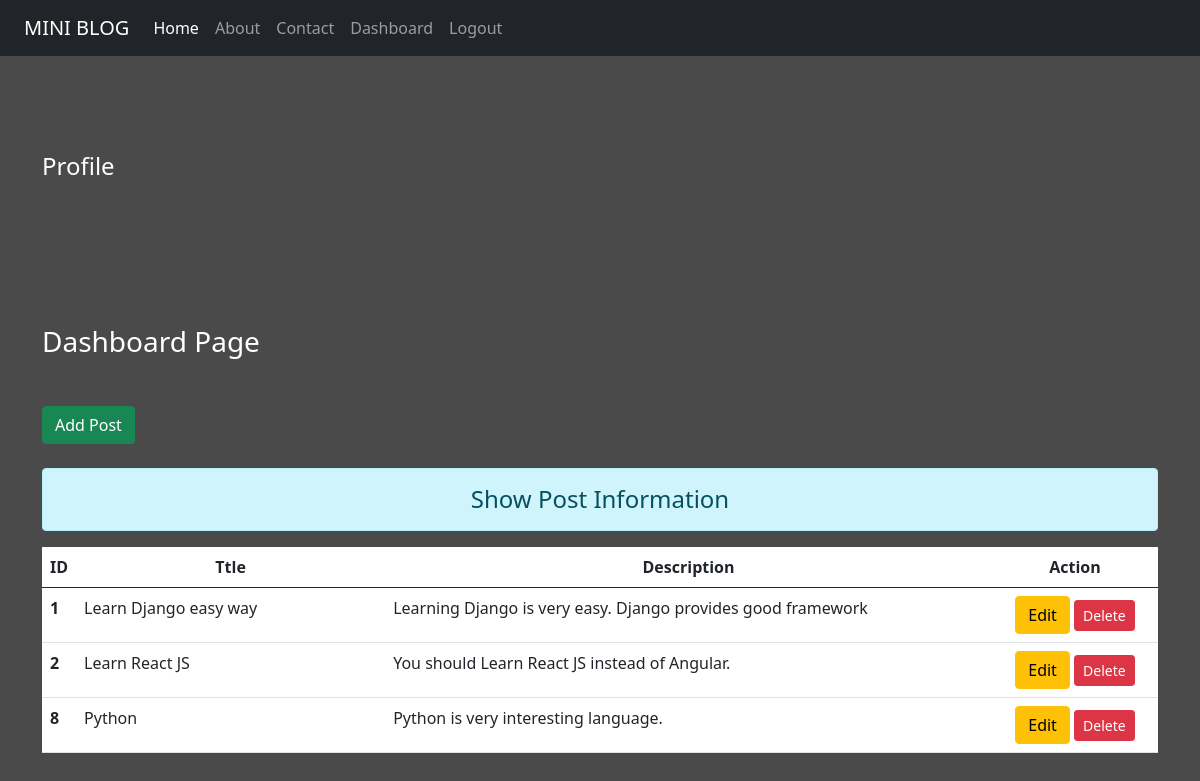
The page /dashboard/ (signed in) on the database its author committed.
### blog/models.py (models this page shows)
class Post(models.Model):
    title = models.CharField(max_length=200)
    desc = models.TextField()

### blog/views.py (the view)
# urls.py: path('dashboard/', views.dashboard, name="dashboard"),
def dashboard (request):
    if request.user.is_authenticated:
        posts = Post.objects.all()
        user = request.user
        full_name =  user.get_full_name()
        gps = user.groups.all()
        return render(request, 'blog/dashboard.html',{'posts':posts, "full_name":full_name, "groups":gps})
    else:
        return HttpResponseRedirect('/login/')

### blog/templates/blog/dashboard.html (shortened to what this page needs)
{% extends 'blog/base.html' %}
{%load static%}
{% block side %}
<div class="clo-sm-2 text-white my-5 text-side">
    <h4 class ="my-5">Profile</h4>
</div>
{% endblock side%}
{% block content %}
<div class="col-sm10">
    <h3 class="text-white my-5">Dashboard Page</h3>
    <a href="{% url 'addpost' %}" class="btn btn-success">Add Post</a>
    <h4 class="text-center alert alert-info mt-4">Show Post Information</h4>
    {%if posts %}
    <table class="table table-hover bg-white">
        <thead>
            <tr class="text-center">
                <th scope="col" style="width:2%"> ID</th>
                <th scope="col" style="width:28%"> Ttle</th>
                <th scope="col" style="width:55%"> Description </th>
                <th scope="col" style="width:15%"> Action</th>
            </tr>
        </thead>
        <tbody>
            {% for post in posts %}
                <tr>
                    <th scope="row">{{post.id}}</th>
                    <td>{{post.title}}</td>
                    <td>{{post.desc}}</td>
                    <td class="text-center">
                        <a href="{% url 'updatepost' post.id %}" class="btn btn-warning btn-m">Edit</a>
                        {% if perms.blog.delete_post %}
                        <form action=" {% url 'deletepost' post.id %}" method="post" class ="d-inline">
                            <input type="submit" class="btn btn-danger btn-sm" value="Delete">
                        </form>
                        {%endif%}
                    </td>
                </tr>
            {%endfor%}
        </tbody>
    </table>
    {% else %}
        <h4 class="text-center alert alert-warning"> No Record </h4>
    {% endif  %}
</div>
{% endblock content %}

### blog/templates/blog/base.html (shortened to what this page needs)
<!DOCTYPE html>
{%load static%}
<html dir="ltr" lang="en">
    <head>
        <link rel="stylesheet" href="{% static 'blog/css/bootstrap.css'%}">
        <link rel="stylesheet" href="{% static 'blog/css/style.css'%}" >
    </head>
    <body>
        <div class = "container-fluid bg-dark">
            {%include "blog/navbar.html" %}
        </div>
        <div class = "container">
            <div class = "row">
                {% block side %}
                {% endblock side %}
                {% block content %}
                {% endblock content %}
            </div>
        </div>
    </body>
</html>

### blog/templates/blog/navbar.html (shortened to what this page needs)
<nav class="navbar navbar-expand-lg navbar-dark bg-dark">
    <div class="container-fluid">
      <a class="navbar-brand" href="#">MINI BLOG</a>
      <div class="collapse navbar-collapse" id="navbarNav">
        <ul class="navbar-nav">
          <li class="nav-item">
            <a class="nav-link active" aria-current="page" href="/">Home</a>
          </li>
          <li class="nav-item">
            <a class="nav-link" href="{% url 'about'%}">About</a>
          </li>
          <li class="nav-item">
            <a class="nav-link" href="{%url 'contact'%}">Contact</a>
          </li>
          {% if request.user.is_authenticated %}
          <li class="nav-item">
            <a class="nav-link" href="{%url 'dashboard'%}">Dashboard</a>
          </li>
          <li class="nav-item">
            <a class="nav-link" href="{%url 'logout'%}">Logout</a>
          </li>
          {% endif %}
        </ul>
      </div>
    </div>
  </nav>

### blog/static/blog/css/style.css (style rules this page uses)
body { background-color:rgb(75, 74, 74); color: antiquewhite; }

### rows shown on the page
Post: id "1", title "Learn Django easy way", desc "Learning Django is very easy. Django provides good framework"
Post: id "2", title "Learn React JS", desc "You should Learn React JS instead of Angular."
Post: id "8", title "Python", desc "Python is very interesting language."
